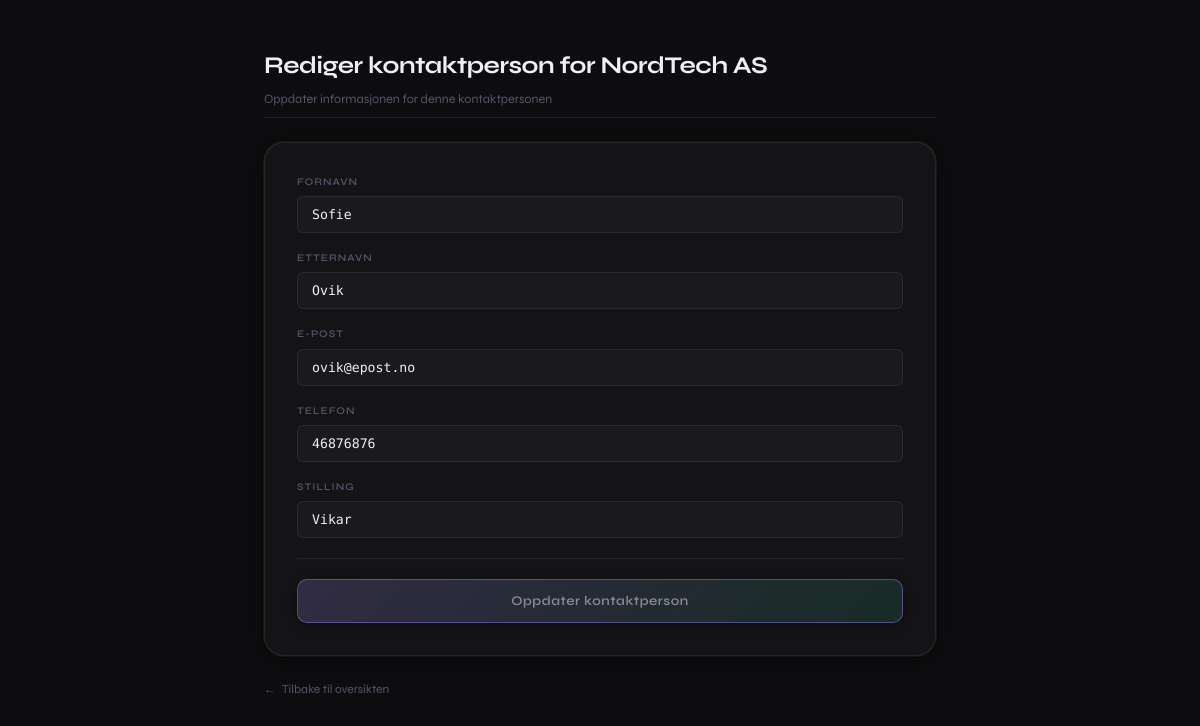
The page /redigerkontakt.php?id=1 on the database its author committed.
### tables this page shows
CREATE TABLE `kontaktpersoner` (
  `kontakt_id` int(11) NOT NULL,
  `kunde_id` int(11) NOT NULL,
  `fornavn` varchar(100) NOT NULL,
  `etternavn` varchar(100) NOT NULL,
  `epost` varchar(100) DEFAULT NULL,
  `telefon` varchar(30) DEFAULT NULL,
  `stilling` varchar(100) DEFAULT NULL,
  `opprettet_dato` timestamp NOT NULL DEFAULT current_timestamp(),
  `oppdatert_dato` timestamp NULL DEFAULT NULL ON UPDATE current_timestamp()
);

CREATE TABLE `kunder` (
  `kunde_id` int(11) NOT NULL,
  `kundetype` enum('privat','bedrift') NOT NULL,
  `firmanavn` varchar(100) DEFAULT NULL,
  `organisasjonsnummer` varchar(50) DEFAULT NULL,
  `adresse_id` int(11) DEFAULT NULL,
  `opprettet_dato` timestamp NOT NULL DEFAULT current_timestamp(),
  `oppdatert_dato` timestamp NULL DEFAULT NULL ON UPDATE current_timestamp()
);

### redigerkontakt.php (the view, shortened to what this page needs)
<?php
require_once "config.php";
$kontakt_id = intval($_GET['id']);
$sqlKontakt = "SELECT kp.*, k.firmanavn
               FROM kontaktpersoner kp
               JOIN kunder k ON kp.kunde_id = k.kunde_id
               WHERE kp.kontakt_id = $kontakt_id";
$resultKontakt = $conn->query($sqlKontakt);
$kontakt = $resultKontakt->fetch_assoc();
?>
<!DOCTYPE html>
<html lang="no">
<head>
    <link rel="stylesheet" href="src/css/styl.css">
</head>
<body class="form-page">
<main>
    <section class="form-hero">
        <h1>Rediger kontaktperson for <?php echo htmlspecialchars($kontakt['firmanavn']); ?></h1>
        <p>Oppdater informasjonen for denne kontaktpersonen</p>
    </section>
    <div class="form-card">
        <form method="post">
            <div class="field-group">
                <label for="fornavn">Fornavn</label>
                <input type="text" name="fornavn" id="fornavn" value="<?php echo htmlspecialchars($kontakt['fornavn']); ?>" required>
            </div>
            <div class="field-group">
                <label for="etternavn">Etternavn</label>
                <input type="text" name="etternavn" id="etternavn" value="<?php echo htmlspecialchars($kontakt['etternavn']); ?>" required>
            </div>
            <div class="field-group">
                <label for="epost">E-post</label>
                <input type="email" name="epost" id="epost" value="<?php echo htmlspecialchars($kontakt['epost']); ?>" required>
            </div>
            <div class="field-group">
                <label for="telefon">Telefon</label>
                <input type="text" name="telefon" id="telefon" value="<?php echo htmlspecialchars($kontakt['telefon']); ?>" pattern="[0-9]{8}" maxlength="8" minlength="8" inputmode="numeric" required>
            </div>
            <div class="field-group">
                <label for="stilling">Stilling</label>
                <input type="text" name="stilling" id="stilling" value="<?php echo htmlspecialchars($kontakt['stilling']); ?>" required>
            </div>
            <hr class="field-divider">
            <button type="submit" class="submit-btn">Oppdater kontaktperson</button>
        </form>
    </div>
    <a href="index.php" class="back-link">Tilbake til oversikten</a>
</main>
</body>
</html>

### src/css/styl.css (style rules this page uses)
:root { --bg0:#0d0d0f; --bg1:#141416; --bg2:#1a1a1e; --bg3:#1f1f24; --b:rgba(255,255,255,.07); --bf:rgba(255,255,255,.18); --t0:#f0f0f2; --t1:#8a8a9a; --t2:#55556a; --pur:#a78bfa; --grn:#34d399; --red:#f87171; --r1:6px; --r2:10px; --r3:14px; --r4:20px; --sh:0 2px 20px rgba(0,0,0,.5),0 0 0 1px var(--b); --fx:'Syne',sans-serif; --fm:'DM Mono',monospace; --e:.18s cubic-bezier(.4,0,.2,1); }
*,*::before,*::after { box-sizing:border-box; margin:0; padding:0; }
html { font-size:15px; scroll-behavior:smooth; }
body { background:var(--bg0); color:var(--t0); font-family:var(--fx); line-height:1.5; min-height:100vh; -webkit-font-smoothing:antialiased; }
a { color:inherit; text-decoration:none; }
main { max-width: 1280px; margin: auto; padding: 32px 24px 64px; display: flex; flex-direction: column; gap: 48px; }
button { display: inline-flex; align-items: center; gap: 6px; padding: 6px 12px; border: 1px solid var(--b); border-radius: var(--r1); background: var(--bg2); color: var(--t1); font-family: var(--fx); font-size: .76rem; font-weight: 500; cursor: pointer; white-space: nowrap; transition: all var(--e); box-shadow: 0 2px 8px rgba(0,0,0,.4); }
body.form-page main { max-width:720px; gap:24px; padding-top:48px; }
.form-hero { border-bottom:1px solid var(--b); padding-bottom:8px; }
.form-hero h1 { font-size:1.6rem; font-weight:700; letter-spacing:-.02em; margin-bottom:6px; }
.form-hero p { font-size:.84rem; color:var(--t2); }
.form-card { background: var(--bg1); border: 1px solid var(--b); border-radius: var(--r4); padding: 32px; box-shadow: var(--sh); }
.field-group { display:flex; flex-direction:column; gap:6px; margin-bottom:18px; }
.field-group label { font-size:.68rem; font-weight:600; letter-spacing:.1em; text-transform:uppercase; color:var(--t2); }
.field-group input, .field-group select { background:var(--bg2); border:1px solid var(--b); border-radius:var(--r1); color:var(--t0); font-family:var(--fm); font-size:.88rem; padding:10px 14px; outline:none; width:100%; transition:border-color var(--e),box-shadow var(--e),background var(--e); }
.field-divider { border:none; border-top:1px solid var(--b); margin:20px 0; }
.submit-btn { width: 100%; justify-content: center; padding: 13px 24px; background: linear-gradient(135deg,rgba(167,139,250,.2),rgba(52,211,153,.12)); border: 1px solid rgba(167,139,250,.4); font-size: .88rem; font-weight: 600; letter-spacing: .04em; border-radius: var(--r2); }
.back-link { display:inline-flex; align-items:center; gap:6px; color:var(--t2); font-size:.8rem; transition:color var(--e); }
.back-link::before { content:'←'; }

### rows shown on the page
kontaktpersoner: kunde.firmanavn "NordTech AS", fornavn "Sofie", etternavn "Ovik", epost "ovik@epost.no", telefon "46876876", stilling "Vikar"
